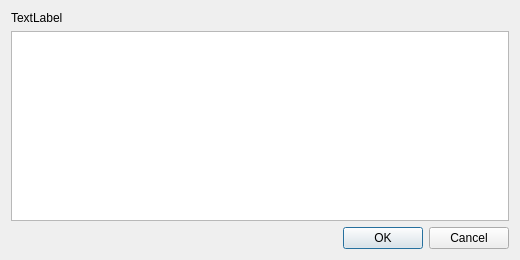
<?xml version="1.0" encoding="UTF-8"?>
<ui version="4.0">
 <class>MessageReplyDialog</class>
 <widget class="QDialog" name="MessageReplyDialog">
  <property name="geometry">
   <rect>
    <x>0</x>
    <y>0</y>
    <width>520</width>
    <height>260</height>
   </rect>
  </property>
  <property name="windowTitle">
   <string>Dialog</string>
  </property>
  <layout class="QVBoxLayout" name="verticalLayout">
   <item>
    <widget class="QLabel" name="label">
     <property name="text">
      <string>TextLabel</string>
     </property>
    </widget>
   </item>
   <item>
    <widget class="QTextEdit" name="textEdit"/>
   </item>
   <item>
    <widget class="QDialogButtonBox" name="buttonBox">
     <property name="orientation">
      <enum>Qt::Orientation::Horizontal</enum>
     </property>
     <property name="standardButtons">
      <set>QDialogButtonBox::StandardButton::Cancel|QDialogButtonBox::StandardButton::Ok</set>
     </property>
    </widget>
   </item>
  </layout>
 </widget>
 <resources/>
 <connections>
  <connection>
   <sender>buttonBox</sender>
   <signal>accepted()</signal>
   <receiver>MessageReplyDialog</receiver>
   <slot>accept()</slot>
   <hints>
    <hint type="sourcelabel">
     <x>248</x>
     <y>254</y>
    </hint>
    <hint type="destinationlabel">
     <x>157</x>
     <y>274</y>
    </hint>
   </hints>
  </connection>
  <connection>
   <sender>buttonBox</sender>
   <signal>rejected()</signal>
   <receiver>MessageReplyDialog</receiver>
   <slot>reject()</slot>
   <hints>
    <hint type="sourcelabel">
     <x>316</x>
     <y>260</y>
    </hint>
    <hint type="destinationlabel">
     <x>286</x>
     <y>274</y>
    </hint>
   </hints>
  </connection>
 </connections>
</ui>
